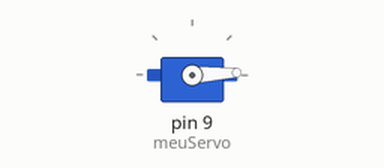
Recording of a sketch running on a simulated Arduino Uno, built with avr-gcc and run on an emulated ATmega328P. Shown: servo.

Above: at 0.05 s.
At 0.7 s:
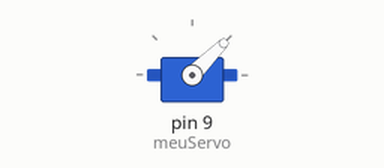
At 1.35 s:
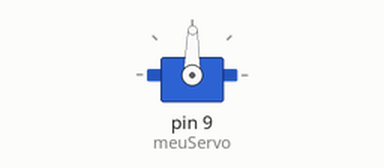
At 2.7 s:
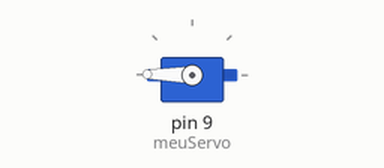
Timing chart, 0 to 8.6 s (numbered marks = the images above):
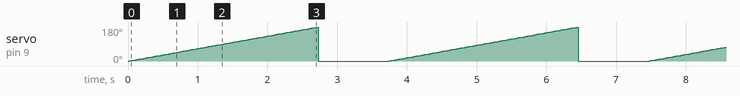

The sketch:

rodarservo.ino
```cpp
#include <Servo.h>

Servo meuServo;

void setup() {
  meuServo.attach(9);
}

void loop() {
  // Move de 0 a 180 graus gradualmente
  for (int pos = 0; pos <= 180; pos++) {
    meuServo.write(pos);
    delay(15); // Ajuste este valor para mudar a velocidade
  }

  // O servo volta rapidamente para a posição 0 para recomeçar
  // (Nota: Fisicamente ele terá de girar no sentido inverso para voltar ao 0)
  meuServo.write(0);
  delay(1000); // Pausa antes de reiniciar o movimento
}
```

Measured:
- by itself, servo on pin 9 (meuServo): ramps from 0° to 180° and jumps back, once every 3.7 s
